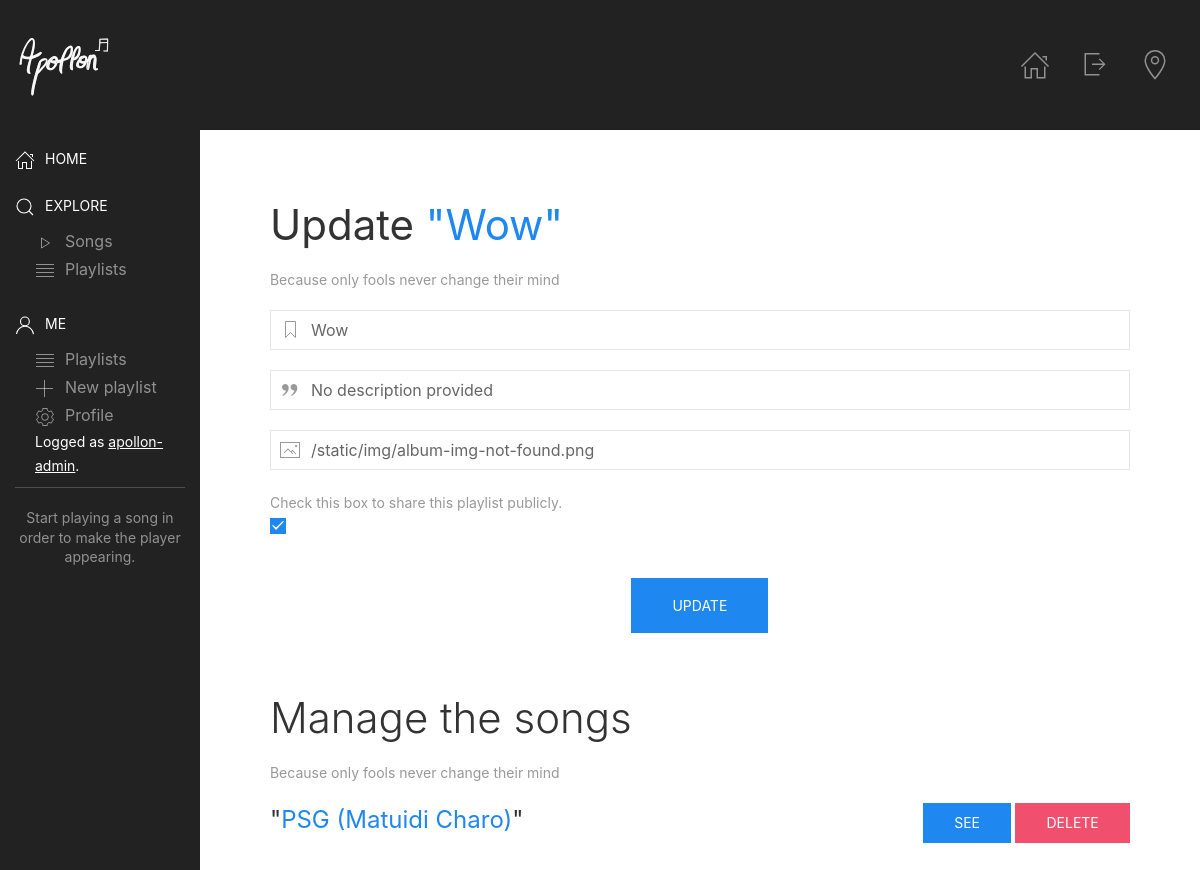
Page /en/me/playlists/update/1 (signed in) on the committed database.
### app/models/playlist.py (models this page shows, shortened)
class Playlist(models.Model):
    created_by = models.ForeignKey(UserProfile,
                                   blank=True,
                                   null=True,
                                   unique=False,
                                   on_delete=models.CASCADE)
    title = models.CharField(blank=True,
                             null=False,
                             max_length=500)
    picture = models.TextField(blank=True,
                               null=True,
                               default='/static/img/album-img-not-found.png',
                               max_length=500)
    description = models.TextField(blank=True,
                                   null=True,
                                   default='No description provided',
                                   max_length=500)
    songs = models.ManyToManyField(Song,
                                   blank=True,
                                   related_name='playlists')
    followers = models.ManyToManyField(UserProfile,
                                       blank=True,
                                       related_name='playlists_followed')
    created_at = models.DateTimeField(blank=True,
                                      null=True,
                                      auto_now_add=True)
    is_public = models.BooleanField(blank=True,
                                    null=False,
                                    default=True)

### app/models/song.py (models this page shows, shortened)
class Song(models.Model):
    genius_id = models.IntegerField(blank=True,
                                    null=True,
                                    default=None)
    title = models.CharField(blank=True,
                             null=True,
                             default='Untitled',
                             max_length=100)
    genius_artist_id = models.IntegerField(blank=True,
                                           null=True,
                                           default=None)
    genius_infos = TextField(blank=True,
                             null=True)
    slug = models.SlugField(null=True,
                            blank=True,
                            unique=True)

### app/views/playlist.py (the view)
# urls.py: path('me/playlists/update/<int:pk>', PlaylistUpdate.as_view(), name='app_playlist_update'),
class PlaylistUpdate(LoginRequiredMixin, UserPassesTestMixin, UpdateView):
    def test_func(self):
        return self.get_object().created_by.user == self.request.user
    model = Playlist
    template_name = 'playlist/update.html'
    success_url = reverse_lazy('app_home')
    form_class = PlaylistForm

### templates/playlist/update.html (shortened to what this page needs)
{% extends 'layouts/home.html' %}
{% load static i18n custom_tags%}
{% block content %}
    <div class="uk-padding-large">
        <h1>{% trans 'Update ' %}<span class="uk-text-primary">"{{ object.title }}"</span></h1>
        <p class="uk-text-meta">
            {% trans 'Update playlist meta content' %}
        </p>
        <form class="" action="" id="{{ form.auto_id }}" method="post">
            <div class="uk-inline uk-width-1-1 uk-margin-bottom">
                <a class="uk-form-icon" uk-icon="icon: bookmark"></a>
                {{ form.title }}
            </div>
            <div class="uk-inline uk-width-1-1 uk-margin-bottom">
                <a class="uk-form-icon" uk-icon="icon: quote-right"></a>
                {{ form.description }}
            </div>
            <div class="uk-inline uk-width-1-1 uk-margin-bottom">
                <a class="uk-form-icon" uk-icon="icon: image"></a>
                {{ form.picture }}
            </div>
            <div class="uk-inline uk-width-1-1 uk-margin-bottom">
                <label class="uk-text-meta">{% trans 'Check this box to share this playlist publicly.' %}</label>
                <br>
                {{ form.is_public }}
            </div>
            <div class="uk-margin-top uk-flex uk-flex-center">
                <button type="submit" class="uk-margin-bottom uk-button uk-button-large uk-button-primary uk-button-default">{% trans 'Update' %}</button>
            </div>
        </form>
        <h1 class="uk-text-light">{% trans 'Manage the songs' %}</h1>
        <p class="uk-text-meta">
            {% trans 'Update playlist meta content' %}
        </p>
        <ul class="uk-list-divider uk-list">
            {% for song in object.songs.all %}
                <li class="uk-text-middle">
                    <span class="uk-h3">"<span class="uk-text-primary">{{ song.title }}</span>"</span>
                    <span class="uk-align-right">
                        <a target="_blank" href="{% url 'app_song_detail' song.slug %}" class="uk-button uk-button-primary">{% trans 'See' %}</a>
                        <button data-playlist_id="{{ object.id }}" data-song_id="{{ song.id }}"
                                type="button" class="delete-from-playlist uk-button uk-button-danger">{% trans 'Delete' %}</button>
                    </span>
                </li>
            {% endfor %}
        </ul>
    </div>
{% endblock %}

### templates/layouts/home.html (shortened to what this page needs)
{% extends 'layouts/base.html' %}
{% load static i18n custom_tags%}
{% block body %}
    {% block nav %}
        <div class="top-wrap uk-position-relative uk-light uk-background-secondary">
            <div id="usernav" class="nav" uk-sticky="cls-active: uk-background-secondary uk-box-shadow-medium; top: 100vh; animation: uk-animation-slide-top">
                <div class="uk-padding-small">
                    <nav class="uk-navbar uk-navbar-container uk-navbar-transparent" data-uk-navbar>
                        <div class="uk-navbar-left">
                            <div class="uk-navbar-item uk-padding-remove-horizontal uk-animation-toggle">
                            </div>
                        </div>
                        <div class="uk-navbar-right">
                            <ul class="uk-navbar-nav uk-visible@s">
                                <li>
                                    <a href="{% url 'app_home' %}" uk-icon="icon : home; ratio : 1.5"></a>
                                </li>
                                <li>
                                    <a uk-icon="icon : sign-out; ratio : 1.5" href="{% url 'app_logout' %}"></a>
                                </li>
                                <li>
                                    <a href="#" uk-icon="icon : location; ratio : 1.5"></a>
                                </li>
                            </ul>
                        </div>
                    </nav>
                </div>
            </div>
        </div>
    {% endblock %}
    <div class="uk-grid-collapse" uk-grid id="sidebar">
        <div class="uk-width-1-6@l uk-visible@s uk-background-secondary uk-light uk-padding-small">
            {% block  sidebar %}
                <div uk-sticky="top: #usernav; offset: 100; media: @l" uk-height-viewport>
                    <ul class="uk-nav uk-nav-primary uk-margin-auto-vertical">
                        <a href="{% url 'app_home' %}" class="uk-nav-header uk-text-middle">
                            <span class="uk-margin-small-right" uk-icon="home"></span>{% trans 'Home' %}
                        </a>
                        <li class="uk-nav-header"><span class="uk-margin-small-right" uk-icon="search"></span>{% trans 'Explore' %}</li>
                        <li class="uk-parent">
                            <ul class="uk-nav-sub uk-margin-left">
                                <li>
                                    <a href="{% url 'app_search_songs' %}"><span class="uk-margin-small-right" uk-icon="play"></span>{% trans 'Songs' %}</a>
                                </li>
                                <li>
                                    <a href="{% url 'app_search_playlists' %}"><span class="uk-margin-small-right" uk-icon="table"></span>{% trans 'Playlists' %}</a>
                                </li>
                            </ul>
                        </li>
                        <li class="uk-nav-header"><span class="uk-margin-small-right" uk-icon="user"></span>{% trans 'Me' %}</li>
                        <li class="uk-parent">
                            <ul class="uk-nav-sub uk-margin-left">
                                <li>
                                    <a href="{% url 'app_user_playlists' %}"><span class="uk-margin-small-right" uk-icon="table"></span>{% trans 'Playlists' %}</a>
                                </li>
                                <li>
                                    <a href="{% url 'app_new_playlist' %}"><span class="uk-margin-small-right" uk-icon="plus"></span>{% trans 'New playlist' %}</a>
                                </li>
                                <li>
                                    <a href="{% url 'app_profile_update' user.id %}"><span class="uk-margin-small-right" uk-icon="cog"></span>{% trans 'Profile' %}</a>
                                </li>
                                <li>
                                    <span class="uk-text-meta uk-text-primary">
                                        {% trans 'Logged as' %}&nbsp;<u>{{ user.username }}</u>.
                                    </span>
                                </li>
                            </ul>
                        </li>
                        <li class="uk-nav-divider"></li>
                        <li>
                            <div id="hidden-player-container" uk-grid class="uk-grid-collapse uk-margin-top">
                                {% block apollon-player %}
                                    <span class="uk-text-meta uk-text-center uk-width-1-1">
                                    {% trans 'Start playing a song in order to make the player appearing.' %}
                                    </span>
                                {% endblock %}
                            </div>
                        </li>
                    </ul>
                </div>
            {% endblock %}
        </div>
        <div class="uk-width-5-6@l uk-width-1-1@s">
            {% block content %}{% endblock %}
        </div>
    </div>
{% endblock %}

### rows in the picture
Playlist: title "Wow", description "No description provided", picture "/static/img/album-img-not-found.png", is_public "☑"
Song: title "PSG (Matuidi Charo)"

### other values in the picture
{{ user.username }} "apollon-admin"
